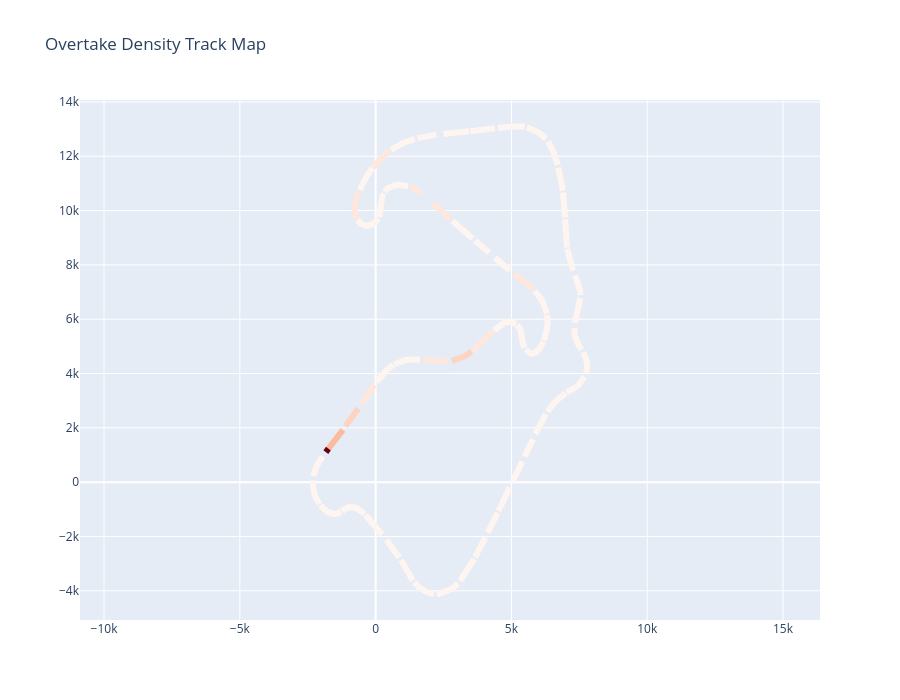

The notebook cell this image was saved under:
### Code cell
track_x = ref_tel["X"].to_numpy()
track_y = ref_tel["Y"].to_numpy()
track_dist = ref_tel["TrackDistance"].to_numpy()

import numpy as np
import pandas as pd

# Choose bin size (smaller = more detailed)
bin_size = 100  # metres

max_dist = track_dist.max()
bins = np.arange(0, max_dist + bin_size, bin_size)

# Count overtakes per bin
overtake_points["Bin"] = np.digitize(overtake_points["TrackDistance"], bins)

bin_counts = overtake_points.groupby("Bin").size().reindex(range(len(bins)), fill_value=0)

track_bins = np.digitize(track_dist, bins)
segments = []

for i in range(1, len(bins)):
    mask = track_bins == i
    if not mask.any():
        continue

    segments.append({
        "bin": i,
        "x": track_x[mask],
        "y": track_y[mask],
        "count": bin_counts.iloc[i]
    })

### Figure 1 — Plotly figure (JSON) as saved in the notebook; plotly's stock layout.template omitted (floating-point values rounded to 4 significant figures)
{"data": [{"hoverinfo": "text", "line": {"color": "#fcbba1", "width": 6}, "mode": "lines", "name": "Bin 1 — 3 overtakes", "text": "Overtakes: 3", "type": "scatter", "x": [-1754.0, -1745.0, -1716.0, -1663.0, -1607.0, -1558.0, -1461.0, -1447.0, -1279.0, -1263.0, -1233.0, -1205.0], "y": [1213.0, 1225.0, 1263.0, 1331.0, 1403.0, 1464.0, 1585.0, 1604.0, 1826.0, 1847.0, 1889.0, 1927.0]}, {"hoverinfo": "text", "line": {"color": "#fdd4c2", "width": 6}, "mode": "lines", "name": "Bin 2 — 2 overtakes", "text": "Overtakes: 2", "type": "scatter", "x": [-1113.0, -1047.0, -1019.0, -905.0, -858.1, -791.0, -733.0, -666.9, -638.0], "y": [2055.0, 2145.0, 2184.0, 2340.0, 2405.0, 2498.0, 2577.0, 2669.0, 2710.0]}, {"hoverinfo": "text", "line": {"color": "#fee7dc", "width": 6}, "mode": "lines", "name": "Bin 3 — 1 overtakes", "text": "Overtakes: 1", "type": "scatter", "x": [-516.0, -482.5, -433.0, -336.6, -249.0, -164.9, -94.44, -59.0, -38.44], "y": [2887.0, 2937.0, 3011.0, 3156.0, 3288.0, 3412.0, 3512.0, 3561.0, 3589.0]}, {"hoverinfo": "text", "line": {"color": "#fff5f0", "width": 6}, "mode": "lines", "name": "Bin 4 — 0 overtakes", "text": "Overtakes: 0", "type": "scatter", "x": [35.5, 98.0, 147.5, 180.0, 253.1, 265.0, 354.0, 410.7, 558.0, 660.3], "y": [3690.0, 3771.0, 3833.0, 3873.0, 3959.0, 3973.0, 4070.0, 4127.0, 4255.0, 4325.0]}, {"hoverinfo": "text", "line": {"color": "#fff5f0", "width": 6}, "mode": "lines", "name": "Bin 5 — 0 overtakes", "text": "Overtakes: 0", "type": "scatter", "x": [688.0, 757.0, 841.8, 1056.0, 1168.0, 1274.0, 1316.0, 1415.0, 1444.0, 1524.0, 1631.0], "y": [4342.0, 4380.0, 4416.0, 4482.0, 4505.0, 4513.0, 4516.0, 4520.0, 4521.0, 4520.0, 4516.0]}, {"hoverinfo": "text", "line": {"color": "#fee7dc", "width": 6}, "mode": "lines", "name": "Bin 6 — 1 overtakes", "text": "Overtakes: 1", "type": "scatter", "x": [1755.0, 1892.0, 1967.0, 2044.0, 2089.0, 2164.0, 2231.0, 2349.0, 2392.0, 2620.0, 2641.0], "y": [4506.0, 4489.0, 4479.0, 4468.0, 4462.0, 4453.0, 4446.0, 4439.0, 4439.0, 4444.0, 4445.0]}, {"hoverinfo": "text", "line": {"color": "#fdd4c2", "width": 6}, "mode": "lines", "name": "Bin 7 — 2 overtakes", "text": "Overtakes: 2", "type": "scatter", "x": [2806.0, 2922.0, 2951.0, 3108.0, 3174.0, 3230.0, 3309.0, 3387.0, 3533.0], "y": [4465.0, 4496.0, 4504.0, 4558.0, 4587.0, 4614.0, 4658.0, 4706.0, 4811.0]}, {"hoverinfo": "text", "line": {"color": "#fee7dc", "width": 6}, "mode": "lines", "name": "Bin 8 — 1 overtakes", "text": "Overtakes: 1", "type": "scatter", "x": [3569.0, 3670.0, 3671.0, 3812.0, 3826.0, 3971.0, 3995.0, 4121.0, 4153.0, 4286.0, 4318.0], "y": [4840.0, 4929.0, 4929.0, 5066.0, 5081.0, 5227.0, 5252.0, 5372.0, 5401.0, 5523.0, 5552.0]}, {"hoverinfo": "text", "line": {"color": "#fff5f0", "width": 6}, "mode": "lines", "name": "Bin 9 — 0 overtakes", "text": "Overtakes: 0", "type": "scatter", "x": [4361.0, 4452.0, 4536.0, 4584.0, 4608.0, 4629.0, 4723.0, 4724.0, 4834.0, 4871.0, 4896.0, 4933.0, 4943.0, 4990.0, 5025.0, 5089.0, 5128.0, 5168.0, 5171.0], "y": [5589.0, 5664.0, 5734.0, 5772.0, 5790.0, 5805.0, 5861.0, 5861.0, 5893.0, 5900.0, 5903.0, 5901.0, 5900.0, 5897.0, 5889.0, 5865.0, 5849.0, 5826.0, 5823.0]}, {"hoverinfo": "text", "line": {"color": "#fff5f0", "width": 6}, "mode": "lines", "name": "Bin 10 — 0 overtakes", "text": "Overtakes: 0", "type": "scatter", "x": [5211.0, 5240.0, 5270.0, 5270.0, 5306.0, 5309.0, 5344.0, 5348.0, 5357.0, 5361.0, 5381.0, 5386.0, 5392.0, 5406.0, 5414.0, 5438.0, 5459.0, 5465.0, 5484.0], "y": [5790.0, 5763.0, 5728.0, 5728.0, 5671.0, 5664.0, 5576.0, 5565.0, 5539.0, 5517.0, 5386.0, 5351.0, 5294.0, 5162.0, 5122.0, 5036.0, 4986.0, 4975.0, 4942.0]}, {"hoverinfo": "text", "line": {"color": "#fff5f0", "width": 6}, "mode": "lines", "name": "Bin 11 — 0 overtakes", "text": "Overtakes: 0", "type": "scatter", "x": [5534.0, 5541.0, 5562.0, 5577.0, 5648.0, 5657.0, 5679.0, 5688.0, 5726.0, 5751.0, 5782.0, 5800.0, 5813.0, 5817.0, 5884.0, 5898.0, 5926.0, 5962.0, 5966.0, 5991.0, 6024.0, 6055.0, 6058.0, 6082.0, 6105.0, 6116.0, 6141.0, 6143.0, 6177.0, 6177.0], "y": [4874.0, 4865.0, 4842.0, 4829.0, 4773.0, 4767.0, 4754.0, 4751.0, 4737.0, 4731.0, 4730.0, 4732.0, 4734.0, 4735.0, 4767.0, 4776.0, 4796.0, 4832.0, 4836.0, 4862.0, 4902.0, 4944.0, 4948.0, 4985.0, 5025.0, 5044.0, 5092.0, 5097.0, 5173.0, 5174.0]}, {"hoverinfo": "text", "line": {"color": "#fff5f0", "width": 6}, "mode": "lines", "name": "Bin 12 — 0 overtakes", "text": "Overtakes: 0", "type": "scatter", "x": [6196.0, 6226.0, 6229.0, 6253.0, 6265.0, 6287.0, 6289.0, 6304.0, 6312.0, 6331.0, 6331.0, 6331.0, 6330.0, 6322.0, 6312.0], "y": [5224.0, 5311.0, 5322.0, 5407.0, 5452.0, 5541.0, 5548.0, 5627.0, 5677.0, 5845.0, 5846.0, 5983.0, 6003.0, 6097.0, 6168.0]}, {"hoverinfo": "text", "line": {"color": "#fff5f0", "width": 6}, "mode": "lines", "name": "Bin 13 — 0 overtakes", "text": "Overtakes: 0", "type": "scatter", "x": [6303.0, 6259.0, 6231.0, 6207.0, 6179.0, 6169.0, 6101.0, 6025.0, 6005.0, 5881.0, 5856.0], "y": [6213.0, 6383.0, 6476.0, 6539.0, 6593.0, 6612.0, 6733.0, 6845.0, 6871.0, 7017.0, 7044.0]}, {"hoverinfo": "text", "line": {"color": "#fee7dc", "width": 6}, "mode": "lines", "name": "Bin 14 — 1 overtakes", "text": "Overtakes: 1", "type": "scatter", "x": [5774.0, 5704.0, 5676.0, 5595.0, 5472.0, 5471.0, 5376.0, 5259.0, 5258.0, 5155.0, 5082.0], "y": [7124.0, 7183.0, 7206.0, 7272.0, 7368.0, 7369.0, 7440.0, 7531.0, 7532.0, 7615.0, 7675.0]}, {"hoverinfo": "text", "line": {"color": "#fff5f0", "width": 6}, "mode": "lines", "name": "Bin 15 — 0 overtakes", "text": "Overtakes: 0", "type": "scatter", "x": [4944.0, 4821.0, 4778.0, 4690.0, 4637.0, 4533.0, 4509.0, 4447.0, 4388.0], "y": [7791.0, 7895.0, 7932.0, 8008.0, 8054.0, 8142.0, 8163.0, 8216.0, 8267.0]}, {"hoverinfo": "text", "line": {"color": "#fff5f0", "width": 6}, "mode": "lines", "name": "Bin 16 — 0 overtakes", "text": "Overtakes: 0", "type": "scatter", "x": [4179.0, 4087.0, 4055.0, 3894.0, 3861.0, 3696.0, 3660.0], "y": [8445.0, 8523.0, 8551.0, 8690.0, 8719.0, 8864.0, 8896.0]}, {"hoverinfo": "text", "line": {"color": "#fff5f0", "width": 6}, "mode": "lines", "name": "Bin 17 — 0 overtakes", "text": "Overtakes: 0", "type": "scatter", "x": [3572.0, 3553.0, 3451.0, 3385.0, 3324.0, 3299.0, 3149.0, 3121.0, 2964.0, 2950.0, 2833.0], "y": [8973.0, 8990.0, 9079.0, 9137.0, 9191.0, 9213.0, 9344.0, 9369.0, 9506.0, 9519.0, 9620.0]}, {"hoverinfo": "text", "line": {"color": "#fee7dc", "width": 6}, "mode": "lines", "name": "Bin 18 — 1 overtakes", "text": "Overtakes: 1", "type": "scatter", "x": [2750.0, 2651.0, 2638.0, 2477.0, 2476.0, 2264.0, 2249.0, 2097.0, 2089.0], "y": [9692.0, 9779.0, 9790.0, 9930.0, 9931.0, 10120.0, 10130.0, 10270.0, 10280.0]}, {"hoverinfo": "text", "line": {"color": "#fee7dc", "width": 6}, "mode": "lines", "name": "Bin 19 — 1 overtakes", "text": "Overtakes: 1", "type": "scatter", "x": [1665.0, 1581.0, 1389.0, 1352.0, 1286.0], "y": [10650.0, 10710.0, 10820.0, 10850.0, 10870.0]}, {"hoverinfo": "text", "line": {"color": "#fff5f0", "width": 6}, "mode": "lines", "name": "Bin 20 — 0 overtakes", "text": "Overtakes: 0", "type": "scatter", "x": [1199.0, 1029.0, 968.1, 909.0, 885.0, 763.0, 657.4, 619.0, 582.3, 549.0, 497.6, 456.0, 422.9, 392.0, 343.4, 333.0], "y": [10900.0, 10940.0, 10950.0, 10950.0, 10950.0, 10940.0, 10920.0, 10910.0, 10900.0, 10880.0, 10850.0, 10820.0, 10800.0, 10770.0, 10710.0, 10690.0]}, {"hoverinfo": "text", "line": {"color": "#fff5f0", "width": 6}, "mode": "lines", "name": "Bin 21 — 0 overtakes", "text": "Overtakes: 0", "type": "scatter", "x": [297.7, 289.0, 257.9, 244.0, 185.0, 185.0, 181.0, 173.6, 167.0, 150.0, 148.0, 123.0], "y": [10630.0, 10610.0, 10550.0, 10520.0, 10110.0, 10110.0, 10030.0, 9943.0, 9899.0, 9826.0, 9819.0, 9757.0]}, {"hoverinfo": "text", "line": {"color": "#fff5f0", "width": 6}, "mode": "lines", "name": "Bin 22 — 0 overtakes", "text": "Overtakes: 0", "type": "scatter", "x": [95.0, 91.58, 80.0, 54.64, -39.71, -40.0, -113.4, -140.0, -189.2, -222.0, -270.0, -298.9, -377.0, -397.9, -449.0, -453.7, -541.5, -542.0, -590.0, -615.0, -642.4, -666.0], "y": [9703.0, 9697.0, 9678.0, 9645.0, 9550.0, 9550.0, 9499.0, 9486.0, 9466.0, 9455.0, 9445.0, 9443.0, 9445.0, 9447.0, 9465.0, 9467.0, 9519.0, 9519.0, 9558.0, 9586.0, 9621.0, 9654.0]}, {"hoverinfo": "text", "line": {"color": "#fee7dc", "width": 6}, "mode": "lines", "name": "Bin 23 — 1 overtakes", "text": "Overtakes: 1", "type": "scatter", "x": [-685.6, -703.0, -729.4, -733.0, -753.0, -761.0, -762.1, -771.0, -775.7, -776.0, -771.5, -766.0, -756.1, -749.0, -722.8, -707.0, -688.6, -654.0, -619.4], "y": [9686.0, 9720.0, 9783.0, 9792.0, 9856.0, 9897.0, 9903.0, 9959.0, 10020.0, 10030.0, 10140.0, 10210.0, 10280.0, 10310.0, 10420.0, 10480.0, 10540.0, 10620.0, 10710.0]}, {"hoverinfo": "text", "line": {"color": "#fff5f0", "width": 6}, "mode": "lines", "name": "Bin 24 — 0 overtakes", "text": "Overtakes: 0", "type": "scatter", "x": [-592.0, -566.2, -526.3, -526.0, -411.2, -404.0, -356.7, -327.0, -297.6, -224.0, -118.0], "y": [10770.0, 10830.0, 10900.0, 10900.0, 11120.0, 11130.0, 11220.0, 11270.0, 11310.0, 11420.0, 11570.0]}, {"hoverinfo": "text", "line": {"color": "#fee7dc", "width": 6}, "mode": "lines", "name": "Bin 25 — 1 overtakes", "text": "Overtakes: 1", "type": "scatter", "x": [-108.9, -45.09, 9.637, 25.0, 144.2, 145.0, 327.0, 352.3, 452.0, 473.2, 512.0], "y": [11580.0, 11660.0, 11720.0, 11740.0, 11860.0, 11860.0, 12040.0, 12060.0, 12140.0, 12160.0, 12190.0]}, {"hoverinfo": "text", "line": {"color": "#fff5f0", "width": 6}, "mode": "lines", "name": "Bin 26 — 0 overtakes", "text": "Overtakes: 0", "type": "scatter", "x": [572.8, 661.0, 698.1, 831.1, 860.0, 971.8, 1002.0, 1087.0, 1118.0, 1237.0, 1357.0, 1435.0], "y": [12230.0, 12300.0, 12320.0, 12400.0, 12410.0, 12470.0, 12480.0, 12520.0, 12530.0, 12570.0, 12610.0, 12640.0]}, {"hoverinfo": "text", "line": {"color": "#fff5f0", "width": 6}, "mode": "lines", "name": "Bin 27 — 0 overtakes", "text": "Overtakes: 0", "type": "scatter", "x": [1541.0, 1590.0, 1716.0, 1787.0, 1908.0, 2234.0, 2237.0], "y": [12670.0, 12680.0, 12710.0, 12720.0, 12750.0, 12790.0, 12790.0]}, {"hoverinfo": "text", "line": {"color": "#fff5f0", "width": 6}, "mode": "lines", "name": "Bin 28 — 0 overtakes", "text": "Overtakes: 0", "type": "scatter", "x": [2499.0, 2541.0, 2712.0, 2877.0, 2908.0, 3008.0, 3156.0, 3237.0, 3320.0, 3435.0], "y": [12820.0, 12830.0, 12840.0, 12860.0, 12860.0, 12870.0, 12890.0, 12900.0, 12910.0, 12920.0]}, {"hoverinfo": "text", "line": {"color": "#fff5f0", "width": 6}, "mode": "lines", "name": "Bin 29 — 0 overtakes", "text": "Overtakes: 0", "type": "scatter", "x": [3486.0, 3717.0, 3733.0, 3750.0, 3921.0, 4014.0, 4123.0, 4279.0, 4393.0], "y": [12920.0, 12950.0, 12950.0, 12950.0, 12970.0, 12980.0, 13000.0, 13020.0, 13030.0]}, {"hoverinfo": "text", "line": {"color": "#fff5f0", "width": 6}, "mode": "lines", "name": "Bin 30 — 0 overtakes", "text": "Overtakes: 0", "type": "scatter", "x": [4507.0, 4558.0, 5174.0, 5175.0, 5331.0, 5349.0, 5484.0], "y": [13050.0, 13060.0, 13110.0, 13110.0, 13110.0, 13110.0, 13090.0]}, {"hoverinfo": "text", "line": {"color": "#fff5f0", "width": 6}, "mode": "lines", "name": "Bin 31 — 0 overtakes", "text": "Overtakes: 0", "type": "scatter", "x": [5564.0, 5711.0, 5846.0, 5926.0, 5990.0, 6001.0, 6110.0, 6146.0, 6214.0, 6274.0], "y": [13070.0, 13020.0, 12970.0, 12930.0, 12880.0, 12870.0, 12790.0, 12760.0, 12710.0, 12640.0]}, {"hoverinfo": "text", "line": {"color": "#fff5f0", "width": 6}, "mode": "lines", "name": "Bin 32 — 0 overtakes", "text": "Overtakes: 0", "type": "scatter", "x": [6353.0, 6414.0, 6475.0, 6512.0, 6534.0, 6607.0, 6673.0, 6705.0], "y": [12530.0, 12440.0, 12350.0, 12250.0, 12200.0, 12010.0, 11800.0, 11670.0]}, {"hoverinfo": "text", "line": {"color": "#fff5f0", "width": 6}, "mode": "lines", "name": "Bin 33 — 0 overtakes", "text": "Overtakes: 0", "type": "scatter", "x": [6728.0, 6748.0, 6752.0, 6777.0, 6777.0, 6816.0, 6828.0, 6841.0, 6853.0, 6867.0, 6893.0], "y": [11580.0, 11500.0, 11480.0, 11380.0, 11380.0, 11190.0, 11130.0, 11060.0, 10990.0, 10910.0, 10730.0]}, {"hoverinfo": "text", "line": {"color": "#fff5f0", "width": 6}, "mode": "lines", "name": "Bin 34 — 0 overtakes", "text": "Overtakes: 0", "type": "scatter", "x": [6901.0, 6915.0, 6920.0, 6939.0, 6941.0, 6957.0, 6960.0, 6968.0, 6970.0, 6977.0], "y": [10670.0, 10560.0, 10510.0, 10330.0, 10310.0, 10120.0, 10080.0, 9968.0, 9917.0, 9744.0]}, {"hoverinfo": "text", "line": {"color": "#fff5f0", "width": 6}, "mode": "lines", "name": "Bin 35 — 0 overtakes", "text": "Overtakes: 0", "type": "scatter", "x": [6979.0, 6981.0, 6982.0, 6984.0, 6987.0, 6993.0, 6994.0, 6997.0, 7012.0, 7022.0, 7046.0], "y": [9675.0, 9547.0, 9498.0, 9419.0, 9322.0, 9162.0, 9131.0, 9069.0, 8886.0, 8810.0, 8641.0]}, {"hoverinfo": "text", "line": {"color": "#fff5f0", "width": 6}, "mode": "lines", "name": "Bin 36 — 0 overtakes", "text": "Overtakes: 0", "type": "scatter", "x": [7055.0, 7080.0, 7094.0, 7116.0, 7153.0, 7218.0, 7222.0, 7265.0, 7278.0], "y": [8588.0, 8462.0, 8402.0, 8310.0, 8175.0, 7962.0, 7950.0, 7829.0, 7794.0]}, {"hoverinfo": "text", "line": {"color": "#fff5f0", "width": 6}, "mode": "lines", "name": "Bin 37 — 0 overtakes", "text": "Overtakes: 0", "type": "scatter", "x": [7351.0, 7363.0, 7409.0, 7437.0, 7494.0, 7522.0, 7533.0, 7535.0, 7539.0], "y": [7612.0, 7581.0, 7464.0, 7387.0, 7215.0, 7117.0, 7015.0, 6991.0, 6883.0]}, {"hoverinfo": "text", "line": {"color": "#fff5f0", "width": 6}, "mode": "lines", "name": "Bin 38 — 0 overtakes", "text": "Overtakes: 0", "type": "scatter", "x": [7532.0, 7528.0, 7499.0, 7495.0, 7437.0, 7437.0, 7405.0, 7391.0, 7352.0, 7339.0], "y": [6777.0, 6745.0, 6567.0, 6548.0, 6306.0, 6305.0, 6187.0, 6124.0, 5937.0, 5865.0]}, {"hoverinfo": "text", "line": {"color": "#fff5f0", "width": 6}, "mode": "lines", "name": "Bin 39 — 0 overtakes", "text": "Overtakes: 0", "type": "scatter", "x": [7318.0, 7316.0, 7316.0, 7312.0, 7325.0, 7329.0, 7402.0, 7428.0, 7513.0, 7513.0, 7582.0], "y": [5667.0, 5600.0, 5592.0, 5539.0, 5458.0, 5442.0, 5200.0, 5128.0, 4988.0, 4988.0, 4875.0]}, {"hoverinfo": "text", "line": {"color": "#fff5f0", "width": 6}, "mode": "lines", "name": "Bin 40 — 0 overtakes", "text": "Overtakes: 0", "type": "scatter", "x": [7635.0, 7673.0, 7691.0, 7705.0, 7731.0, 7782.0, 7787.0, 7793.0, 7790.0, 7779.0, 7760.0, 7750.0], "y": [4781.0, 4714.0, 4684.0, 4650.0, 4568.0, 4402.0, 4383.0, 4339.0, 4314.0, 4215.0, 4081.0, 4031.0]}, {"hoverinfo": "text", "line": {"color": "#fff5f0", "width": 6}, "mode": "lines", "name": "Bin 41 — 0 overtakes", "text": "Overtakes: 0", "type": "scatter", "x": [7687.0, 7681.0, 7556.0, 7546.0, 7485.0, 7470.0, 7378.0, 7338.0, 7209.0, 7185.0, 7127.0, 7034.0], "y": [3881.0, 3871.0, 3670.0, 3656.0, 3590.0, 3576.0, 3499.0, 3471.0, 3395.0, 3382.0, 3352.0, 3304.0]}, {"hoverinfo": "text", "line": {"color": "#fff5f0", "width": 6}, "mode": "lines", "name": "Bin 42 — 0 overtakes", "text": "Overtakes: 0", "type": "scatter", "x": [6999.0, 6849.0, 6806.0, 6739.0, 6705.0, 6670.0, 6584.0, 6576.0, 6464.0, 6433.0, 6333.0, 6325.0], "y": [3284.0, 3184.0, 3150.0, 3089.0, 3055.0, 3019.0, 2927.0, 2918.0, 2788.0, 2749.0, 2609.0, 2597.0]}, {"hoverinfo": "text", "line": {"color": "#fff5f0", "width": 6}, "mode": "lines", "name": "Bin 43 — 0 overtakes", "text": "Overtakes: 0", "type": "scatter", "x": [6270.0, 6195.0, 6175.0, 6095.0, 5993.0, 5993.0, 5943.0, 5885.0], "y": [2511.0, 2380.0, 2345.0, 2195.0, 1992.0, 1991.0, 1889.0, 1768.0]}, {"hoverinfo": "text", "line": {"color": "#fff5f0", "width": 6}, "mode": "lines", "name": "Bin 44 — 0 overtakes", "text": "Overtakes: 0", "type": "scatter", "x": [5796.0, 5786.0, 5710.0, 5686.0, 5616.0, 5609.0, 5529.0, 5522.0, 5487.0], "y": [1585.0, 1564.0, 1405.0, 1355.0, 1210.0, 1196.0, 1027.0, 1012.0, 939.0]}, {"hoverinfo": "text", "line": {"color": "#fff5f0", "width": 6}, "mode": "lines", "name": "Bin 45 — 0 overtakes", "text": "Overtakes: 0", "type": "scatter", "x": [5402.0, 5388.0, 5331.0, 5266.0, 5230.0, 5179.0, 5158.0, 5129.0, 5071.0, 5042.0], "y": [761.0, 732.1, 613.0, 479.0, 405.2, 300.0, 255.8, 195.0, 75.0, 16.09]}, {"hoverinfo": "text", "line": {"color": "#fff5f0", "width": 6}, "mode": "lines", "name": "Bin 46 — 0 overtakes", "text": "Overtakes: 0", "type": "scatter", "x": [4941.0, 4927.0, 4869.0, 4783.0, 4782.0, 4760.0, 4696.0, 4695.0, 4596.0, 4522.0], "y": [-193.0, -221.6, -344.0, -522.5, -524.0, -569.0, -703.3, -705.0, -908.6, -1061.0]}, {"hoverinfo": "text", "line": {"color": "#fff5f0", "width": 6}, "mode": "lines", "name": "Bin 47 — 0 overtakes", "text": "Overtakes: 0", "type": "scatter", "x": [4487.0, 4442.0, 4435.0, 4366.0, 4324.0, 4303.0, 4234.0, 4212.0, 4131.0, 4130.0], "y": [-1134.0, -1227.0, -1241.0, -1382.0, -1466.0, -1509.0, -1647.0, -1691.0, -1853.0, -1855.0]}, {"hoverinfo": "text", "line": {"color": "#fff5f0", "width": 6}, "mode": "lines", "name": "Bin 48 — 0 overtakes", "text": "Overtakes: 0", "type": "scatter", "x": [4040.0, 3986.0, 3944.0, 3845.0, 3796.0, 3747.0, 3725.0, 3662.0], "y": [-2035.0, -2139.0, -2221.0, -2412.0, -2506.0, -2600.0, -2641.0, -2759.0]}, {"hoverinfo": "text", "line": {"color": "#fff5f0", "width": 6}, "mode": "lines", "name": "Bin 49 — 0 overtakes", "text": "Overtakes: 0", "type": "scatter", "x": [3626.0, 3574.0, 3442.0, 3410.0, 3362.0, 3343.0, 3297.0, 3172.0, 3117.0], "y": [-2826.0, -2921.0, -3152.0, -3207.0, -3289.0, -3318.0, -3386.0, -3566.0, -3636.0]}, {"hoverinfo": "text", "line": {"color": "#fff5f0", "width": 6}, "mode": "lines", "name": "Bin 50 — 0 overtakes", "text": "Overtakes: 0", "type": "scatter", "x": [3037.0, 2989.0, 2948.0, 2867.0, 2813.0, 2336.0, 2303.0, 2253.0], "y": [-3727.0, -3778.0, -3818.0, -3887.0, -3926.0, -4111.0, -4115.0, -4118.0]}, {"hoverinfo": "text", "line": {"color": "#fff5f0", "width": 6}, "mode": "lines", "name": "Bin 51 — 0 overtakes", "text": "Overtakes: 0", "type": "scatter", "x": [2147.0, 2076.0, 1979.0, 1808.0, 1778.0, 1683.0, 1634.0, 1620.0, 1575.0, 1526.0, 1494.0, 1424.0], "y": [-4111.0, -4103.0, -4078.0, -4009.0, -3995.0, -3940.0, -3899.0, -3886.0, -3847.0, -3801.0, -3769.0, -3688.0]}, {"hoverinfo": "text", "line": {"color": "#fff5f0", "width": 6}, "mode": "lines", "name": "Bin 52 — 0 overtakes", "text": "Overtakes: 0", "type": "scatter", "x": [1365.0, 1268.0, 1259.0, 1220.0, 1186.0, 1172.0, 1127.0, 1110.0, 1068.0, 948.7, 940.0], "y": [-3607.0, -3459.0, -3445.0, -3380.0, -3313.0, -3285.0, -3199.0, -3166.0, -3089.0, -2889.0, -2875.0]}, {"hoverinfo": "text", "line": {"color": "#fff5f0", "width": 6}, "mode": "lines", "name": "Bin 53 — 0 overtakes", "text": "Overtakes: 0", "type": "scatter", "x": [873.0, 850.2, 771.0, 653.0, 641.0, 581.4, 517.2, 503.0, 463.0, 406.9, 397.0], "y": [-2775.0, -2743.0, -2633.0, -2474.0, -2458.0, -2378.0, -2291.0, -2271.0, -2216.0, -2142.0, -2129.0]}, {"hoverinfo": "text", "line": {"color": "#fff5f0", "width": 6}, "mode": "lines", "name": "Bin 54 — 0 overtakes", "text": "Overtakes: 0", "type": "scatter", "x": [239.2, 189.0, 155.9, 115.8, 104.0, 5.03, -31.0, -100.5, -101.0, -182.0, -217.2, -279.6, -280.0, -342.0, -370.6], "y": [-1926.0, -1863.0, -1822.0, -1775.0, -1761.0, -1645.0, -1604.0, -1526.0, -1525.0, -1434.0, -1395.0, -1324.0, -1324.0, -1253.0, -1221.0]}, {"hoverinfo": "text", "line": {"color": "#fff5f0", "width": 6}, "mode": "lines", "name": "Bin 55 — 0 overtakes", "text": "Overtakes: 0", "type": "scatter", "x": [-412.0, -424.9, -483.0, -551.7, -552.0, -614.0, -639.1, -690.6, -704.0, -742.0, -792.0, -828.9, -867.0, -940.4, -941.0, -992.0, -1018.0, -1060.0, -1101.0, -1128.0, -1203.0, -1203.0, -1238.0], "y": [-1176.0, -1162.0, -1102.0, -1041.0, -1041.0, -996.0, -980.9, -955.0, -949.0, -934.0, -921.0, -915.8, -913.0, -912.9, -913.0, -922.0, -929.7, -946.0, -968.0, -986.4, -1043.0, -1043.0, -1070.0]}, {"hoverinfo": "text", "line": {"color": "#fff5f0", "width": 6}, "mode": "lines", "name": "Bin 56 — 0 overtakes", "text": "Overtakes: 0", "type": "scatter", "x": [-1271.0, -1330.0, -1342.0, -1382.0, -1414.0, -1441.0, -1538.0, -1570.0, -1612.0, -1652.0, -1702.0, -1709.0, -1781.0, -1787.0, -1832.0, -1869.0, -1915.0, -1932.0, -1965.0, -2008.0, -2030.0], "y": [-1092.0, -1129.0, -1137.0, -1158.0, -1164.0, -1166.0, -1169.0, -1167.0, -1152.0, -1139.0, -1121.0, -1118.0, -1082.0, -1079.0, -1052.0, -1022.0, -979.0, -961.8, -925.0, -872.0, -844.3]}, {"hoverinfo": "text", "line": {"color": "#fff5f0", "width": 6}, "mode": "lines", "name": "Bin 57 — 0 overtakes", "text": "Overtakes: 0", "type": "scatter", "x": [-2058.0, -2084.0, -2113.0, -2178.0, -2199.0, -2256.0, -2267.0, -2295.0, -2304.0, -2312.0, -2313.0, -2315.0, -2313.0, -2312.0], "y": [-809.0, -776.3, -736.0, -626.7, -584.0, -425.6, -388.0, -268.2, -191.0, -98.0, -86.57, -26.0, 56.37, 69.0]}, {"hoverinfo": "text", "line": {"color": "#fff5f0", "width": 6}, "mode": "lines", "name": "Bin 58 — 0 overtakes", "text": "Overtakes: 0", "type": "scatter", "x": [-2294.0, -2287.0, -2257.0, -2253.0, -2191.0, -2190.0, -2120.0, -2114.0, -2045.0, -1954.0, -1947.0], "y": [218.0, 254.8, 378.3, 392.0, 551.8, 553.0, 687.0, 697.9, 809.0, 939.0, 949.2]}, {"hoverinfo": "text", "line": {"color": "#67000d", "width": 6}, "mode": "lines", "name": "Bin 59 — 12 overtakes", "text": "Overtakes: 12", "type": "scatter", "x": [-1832.0, -1796.0, -1738.0], "y": [1107.0, 1156.0, 1234.0]}], "layout": {"height": 700, "showlegend": false, "title": {"text": "Overtake Density Track Map"}, "width": 900, "xaxis": {"scaleanchor": "y", "scaleratio": 1}}}
